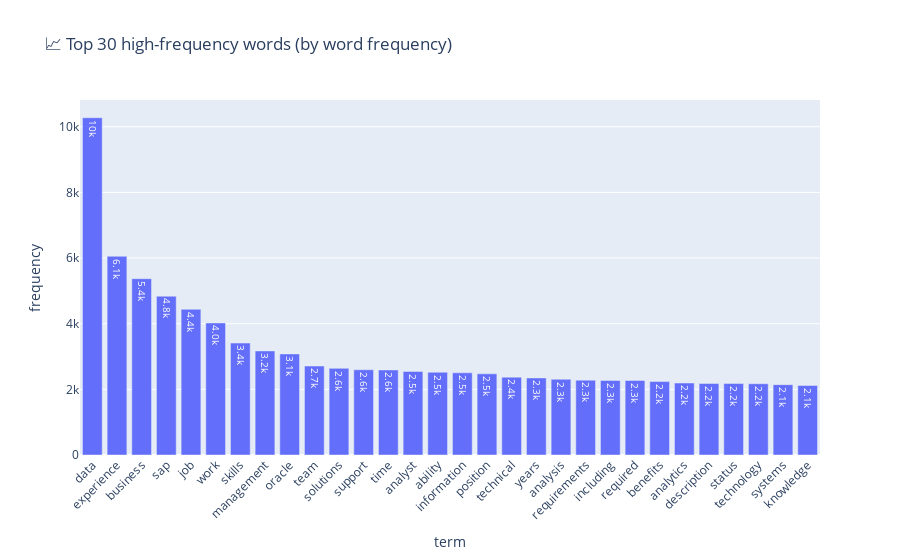
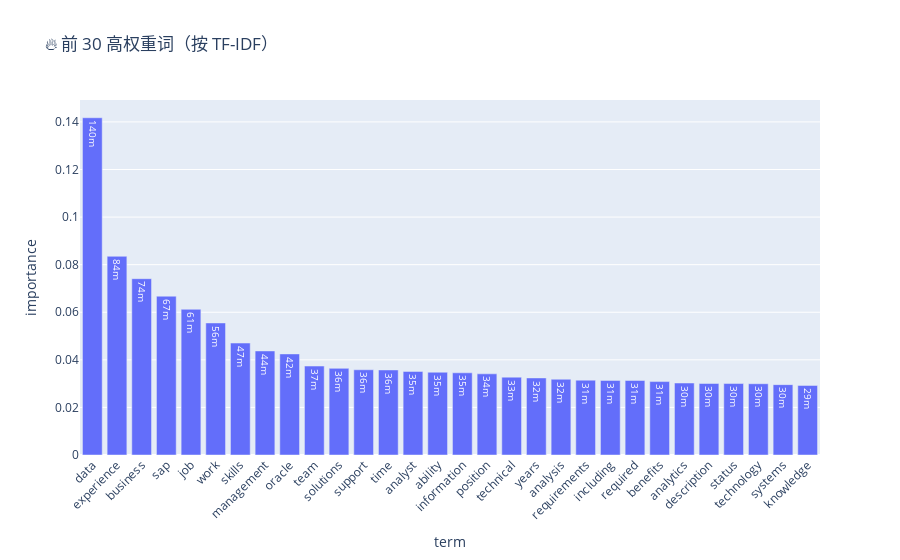

The notebook cell these images were saved under, in order:
### Code cell
import numpy as np
import pandas as pd
import plotly.express as px

# 提取 TF-IDF 的词汇和矩阵
terms = tfidf_vectorizer.get_feature_names_out()
tfidf_matrix = X_tfidf.toarray()

# 🔹 方式一：按词频排序
term_frequencies = tfidf_matrix.sum(axis=0)
freq_df = pd.DataFrame({'term': terms, 'frequency': term_frequencies})
freq_df = freq_df.sort_values(by='frequency', ascending=False).head(30)

# 可视化：词频
fig1 = px.bar(freq_df, x='term', y='frequency', title="📈 Top 30 high-frequency words (by word frequency)", text_auto='.2s')
fig1.update_layout(xaxis_tickangle=-45)
fig.write_html("./images/Top30_high_frequency.html")
fig1.show()

# 🔹 方式二：按 TF-IDF 均值排序（更偏向“重要性”）
tfidf_mean = tfidf_matrix.mean(axis=0)
tfidf_df = pd.DataFrame({'term': terms, 'importance': tfidf_mean})
tfidf_df = tfidf_df.sort_values(by='importance', ascending=False).head(30)

# 可视化：TF-IDF
fig2 = px.bar(tfidf_df, x='term', y='importance', title="🔥 前 30 高权重词（按 TF-IDF）", text_auto='.2s')
fig2.update_layout(xaxis_tickangle=-45)
fig2.show()

### Figure 1 — Plotly figure (JSON) as saved in the notebook; plotly's stock layout.template omitted (floating-point values rounded to 4 significant figures)
{"data": [{"hovertemplate": "term=%{x}<br>frequency=%{y}<extra></extra>", "legendgroup": "", "marker": {"color": "#636efa", "pattern": {"shape": ""}}, "name": "", "orientation": "v", "showlegend": false, "textposition": "auto", "texttemplate": "%{y:.2s}", "type": "bar", "x": ["data", "experience", "business", "sap", "job", "work", "skills", "management", "oracle", "team", "solutions", "support", "time", "analyst", "ability", "information", "position", "technical", "years", "analysis", "requirements", "including", "required", "benefits", "analytics", "description", "status", "technology", "systems", "knowledge"], "xaxis": "x", "y": [10270.0, 6053.0, 5371.0, 4838.0, 4438.0, 4023.0, 3410.0, 3170.0, 3080.0, 2710.0, 2639.0, 2596.0, 2591.0, 2546.0, 2522.0, 2504.0, 2473.0, 2372.0, 2348.0, 2308.0, 2280.0, 2272.0, 2270.0, 2237.0, 2193.0, 2178.0, 2177.0, 2172.0, 2144.0, 2119.0], "yaxis": "y"}], "layout": {"barmode": "relative", "legend": {"tracegroupgap": 0}, "title": {"text": "📈 Top 30 high-frequency words (by word frequency)"}, "xaxis": {"anchor": "y", "domain": [0, 1], "tickangle": -45, "title": {"text": "term"}}, "yaxis": {"anchor": "x", "domain": [0, 1], "title": {"text": "frequency"}}}}

### Figure 2 — Plotly figure (JSON) as saved in the notebook; plotly's stock layout.template omitted (floating-point values rounded to 4 significant figures)
{"data": [{"hovertemplate": "term=%{x}<br>importance=%{y}<extra></extra>", "legendgroup": "", "marker": {"color": "#636efa", "pattern": {"shape": ""}}, "name": "", "orientation": "v", "showlegend": false, "textposition": "auto", "texttemplate": "%{y:.2s}", "type": "bar", "x": ["data", "experience", "business", "sap", "job", "work", "skills", "management", "oracle", "team", "solutions", "support", "time", "analyst", "ability", "information", "position", "technical", "years", "analysis", "requirements", "including", "required", "benefits", "analytics", "description", "status", "technology", "systems", "knowledge"], "xaxis": "x", "y": [0.1418, 0.08352, 0.07411, 0.06675, 0.06124, 0.0555, 0.04706, 0.04374, 0.04249, 0.03739, 0.03641, 0.03582, 0.03575, 0.03512, 0.03479, 0.03455, 0.03412, 0.03272, 0.03239, 0.03184, 0.03146, 0.03134, 0.03132, 0.03086, 0.03026, 0.03006, 0.03003, 0.02996, 0.02958, 0.02924], "yaxis": "y"}], "layout": {"barmode": "relative", "legend": {"tracegroupgap": 0}, "title": {"text": "🔥 前 30 高权重词（按 TF-IDF）"}, "xaxis": {"anchor": "y", "domain": [0, 1], "tickangle": -45, "title": {"text": "term"}}, "yaxis": {"anchor": "x", "domain": [0, 1], "title": {"text": "importance"}}}}
